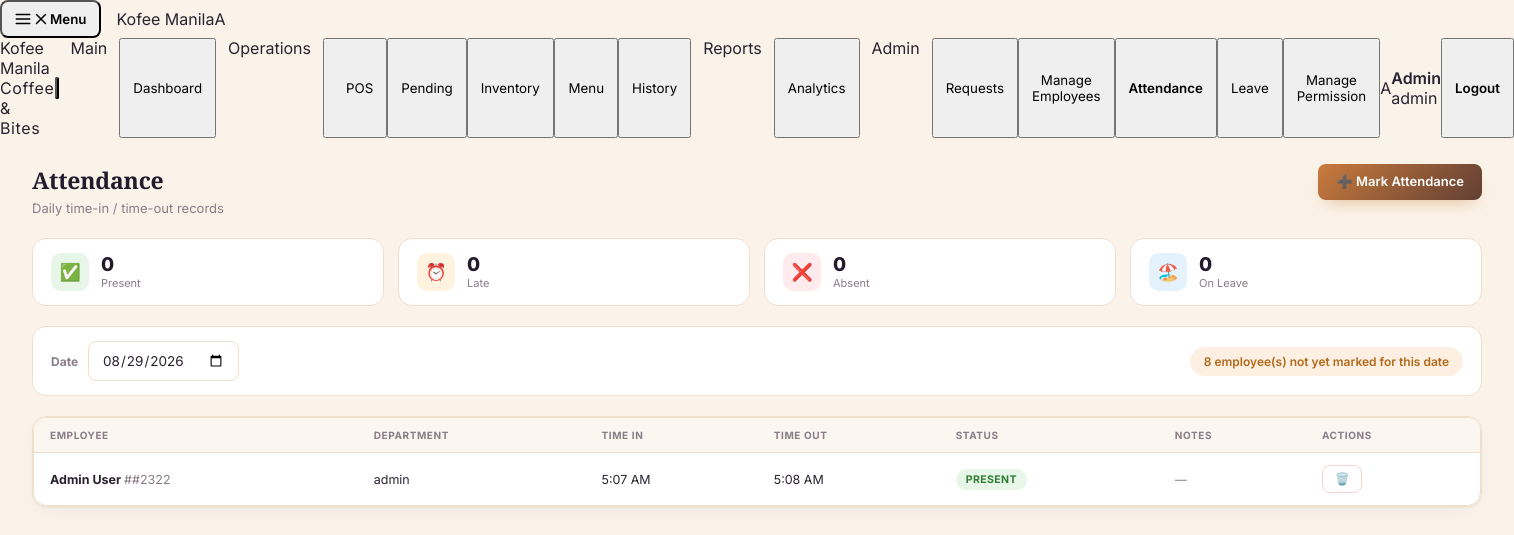
Screenshot of /POS/php/attendance.php?date=2026-08-29 (signed in) with the database file from the repository.
### tables this page shows
CREATE TABLE `attendance` (
  `id` int(11) NOT NULL,
  `employee_id` int(11) NOT NULL,
  `attendance_date` date NOT NULL,
  `time_in` time DEFAULT NULL,
  `time_in_photo` varchar(255) DEFAULT NULL,
  `time_out` time DEFAULT NULL,
  `time_out_photo` varchar(255) DEFAULT NULL,
  `status` enum('present','late','absent','on_leave','half_day') NOT NULL DEFAULT 'present',
  `notes` varchar(255) DEFAULT NULL,
  `created_at` timestamp NOT NULL DEFAULT current_timestamp(),
  `updated_at` timestamp NOT NULL DEFAULT current_timestamp() ON UPDATE current_timestamp()
);

CREATE TABLE `employees` (
  `id` int(11) NOT NULL,
  `user_id` int(11) DEFAULT NULL,
  `employee_code` varchar(50) NOT NULL,
  `firstname` varchar(50) NOT NULL,
  `lastname` varchar(50) NOT NULL,
  `position` varchar(100) NOT NULL,
  `department` varchar(50) DEFAULT NULL,
  `contact_number` varchar(30) DEFAULT NULL,
  `email` varchar(255) DEFAULT NULL,
  `hire_date` date DEFAULT NULL,
  `employment_type` varchar(30) DEFAULT NULL,
  `base_salary` decimal(10,2) DEFAULT NULL,
  `status` enum('active','inactive') NOT NULL DEFAULT 'active',
  `created_at` timestamp NOT NULL DEFAULT current_timestamp()
);

### POS/php/attendance.php (the view, shortened to what this page needs)
<?php
require_once '../includes/permissions.php';
$pdo   = get_db();
$view_date = $_GET['date'] ?? date('Y-m-d');
$employees = $pdo->query("SELECT id, employee_code, firstname, lastname, department FROM employees WHERE status='active' ORDER BY firstname")->fetchAll();
$stmt = $pdo->prepare("
    SELECT a.*, e.firstname, e.lastname, e.employee_code, e.department
    FROM attendance a
    JOIN employees e ON e.id = a.employee_id
    WHERE a.attendance_date = :d
    ORDER BY e.firstname
");
$stmt->execute([':d' => $view_date]);
$records = $stmt->fetchAll();
$marked_ids = array_column($records, 'employee_id');
$unmarked   = array_filter($employees, fn($e) => !in_array($e['id'], $marked_ids));
$present    = count(array_filter($rows, fn($r) => $r['status'] === 'present'));
$late       = count(array_filter($rows, fn($r) => $r['status'] === 'late'));
$absent     = count(array_filter($rows, fn($r) => $r['status'] === 'absent'));
$leave_c    = count(array_filter($rows, fn($r) => $r['status'] === 'on_leave'));
?>
<!DOCTYPE html>
<html lang="en">
<head>
<link rel="stylesheet" href="../css/style.css"/>
<link rel="stylesheet" href="../css/sidebar.css"/>
<link rel="stylesheet" href="../css/attendance.css"/>
</head>
<body>
<?php include("../includes/sidebar.php"); ?>
<div id="page-attendance" class="page active">
  <div class="page-header">
    <div>
      <h1>Attendance</h1>
      <p>Daily time-in / time-out records</p>
    </div>
    <button class="btn-add" onclick="openMark()">➕ Mark Attendance</button>
  </div>
  <div class="page-body">
    <div class="stat-row">
      <div class="mini-stat"><div class="mini-stat-icon" style="background:#e8f5e9">✅</div><div><div class="mini-stat-val"><?= $present ?></div><div class="mini-stat-lbl">Present</div></div></div>
      <div class="mini-stat"><div class="mini-stat-icon" style="background:#fff3e0">⏰</div><div><div class="mini-stat-val"><?= $late ?></div><div class="mini-stat-lbl">Late</div></div></div>
      <div class="mini-stat"><div class="mini-stat-icon" style="background:#ffebee">❌</div><div><div class="mini-stat-val"><?= $absent ?></div><div class="mini-stat-lbl">Absent</div></div></div>
      <div class="mini-stat"><div class="mini-stat-icon" style="background:#e3f2fd">🏖️</div><div><div class="mini-stat-val"><?= $leave_c ?></div><div class="mini-stat-lbl">On Leave</div></div></div>
    </div>
    <div class="date-bar">
      <form method="GET" style="display:flex;gap:10px;align-items:center">
        <label style="font-size:12px;font-weight:700;color:var(--text-muted)">Date</label>
        <input type="date" name="date" value="<?= htmlspecialchars($view_date) ?>" onchange="this.form.submit()"/>
      </form>
      <div class="unmarked-note">
        <?= count($unmarked) ?> employee(s) not yet marked for this date
      </div>
    </div>
    <div class="table-card">
      <div class="table-scroll-wrapper">
        <table>
          <thead>
            <tr><th>Employee</th><th>Department</th><th>Time In</th><th>Time Out</th><th>Status</th><th>Notes</th><th>Actions</th></tr>
          </thead>
          <tbody>
          <?php if (empty($records)): ?>
            <tr class="empty-row"><td colspan="7">🫙 No attendance recorded for this date yet.</td></tr>
          <?php else: foreach ($records as $r): ?>
            <tr>
              <td style="font-weight:700"><?= htmlspecialchars($r['firstname'].' '.$r['lastname']) ?> <span style="color:var(--text-muted);font-weight:400">#<?= htmlspecialchars($r['employee_code']) ?></span></td>
              <td><?= htmlspecialchars($r['department']) ?></td>
              <td><?= $r['time_in']  ? date('g:i A', strtotime($r['time_in']))  : '—' ?></td>
              <td><?= $r['time_out'] ? date('g:i A', strtotime($r['time_out'])) : '—' ?></td>
              <td><span class="status-badge status-<?= $r['status'] ?>"><?= ucwords(str_replace('_',' ',$r['status'])) ?></span></td>
              <td style="color:var(--text-muted);font-size:12px"><?= htmlspecialchars($r['notes'] ?: '—') ?></td>
              <td>
                <div class="act-group">
                  <form method="POST" style="display:inline" onsubmit="return confirm('Delete this attendance record?')">
                    <button type="submit" class="act-btn act-block">🗑️</button>
                  </form>
                </div>
              </td>
            </tr>
          <?php endforeach; endif; ?>
          </tbody>
        </table>
      </div>
    </div>
  </div>
</div>
</body>
</html>

### POS/css/attendance.css (style rules this page uses)
.stat-row { display: grid; grid-template-columns: repeat(4, 1fr); gap: 14px; }
.date-bar { display: flex; align-items: center; justify-content: space-between; flex-wrap: wrap; gap: 12px; background: var(--card-bg); border: 1.5px solid var(--border); border-radius: var(--radius); padding: 14px 18px; }
.date-bar input[type=date] { max-width: 180px; }
.unmarked-note { font-size: 12px; font-weight: 600; color: var(--amber); background: var(--amber-lt); padding: 7px 14px; border-radius: 999px; }
.status-present { background: var(--green-lt); color: var(--green); }

### rows the page displays
attendance: employee.lastname "Admin User", employee.employee_code "#2322", employee.department "admin", time_in "5:07 AM", time_out "5:08 AM", status "PRESENT", notes "—"

### other values shown
$initials "A"
$user['firstname'] ?: $user['username'] "Admin"
implode(' + ', $roles) "admin"
$present "0"
$late "0"
$absent "0"
$leave_c "0"
count($unmarked) "8"
